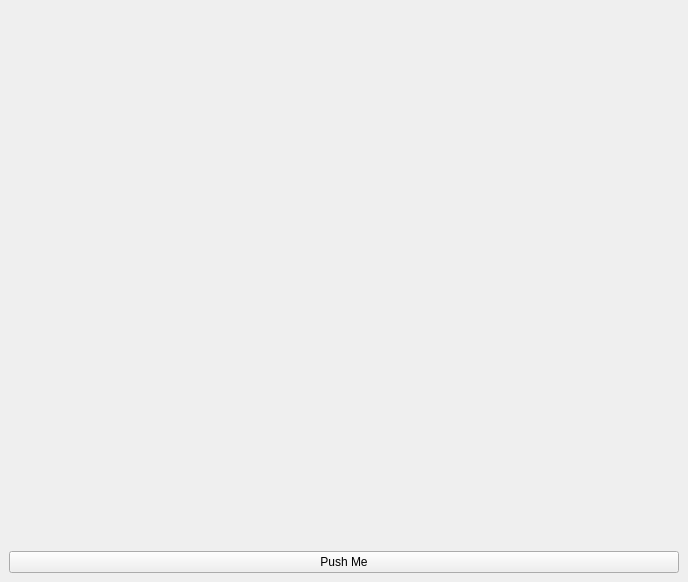
<?xml version="1.0" encoding="UTF-8"?>
<ui version="4.0">
 <class>MainWindow</class>
 <widget class="QMainWindow" name="MainWindow">
  <property name="geometry">
   <rect>
    <x>0</x>
    <y>0</y>
    <width>688</width>
    <height>582</height>
   </rect>
  </property>
  <property name="windowTitle">
   <string>MainWindow</string>
  </property>
  <widget class="QWidget" name="HtmlWidget">
   <layout class="QVBoxLayout" name="verticalLayout">
    <item>
     <widget class="QWidget" name="InerWidget" native="true"/>
    </item>
    <item>
     <widget class="QPushButton" name="Button1">
      <property name="text">
       <string>Push Me</string>
      </property>
     </widget>
    </item>
   </layout>
  </widget>
 </widget>
 <resources/>
 <connections/>
</ui>
